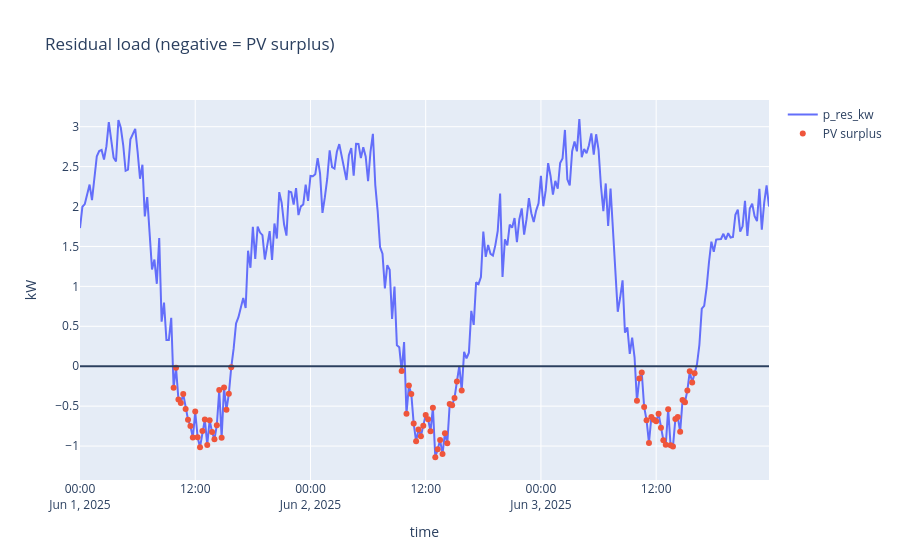

The notebook cell this image was saved under:
### Markdown cell above
## Exercises

<div class="alert alert-block alert-info">

**TASK 17** — Residual load and PV surplus 

1. Create the residual load:
   \[
   p_{res} = p_{load} - p_{pv}
   \]
2. Filter all timestamps with **PV surplus** (`p_res < 0`).
3. Visualize a short time window and mark the surplus points.

</div>

### Code cell
## Solution
# === TASK 17 ===
# 1) Residual load
df["p_res_kw"] = df["p_load_kw"] - df["p_pv_kw"]

# 2) PV surplus moments (residual load < 0)
df_pv_surplus = df[df["p_res_kw"] < 0]

print("Number of PV surplus timesteps:", len(df_pv_surplus))

# 3) Plot a short window and highlight surplus points
window = df.loc["2025-06-01":"2025-06-03"].copy().reset_index()
surplus_window = window[window["p_res_kw"] < 0]

fig = go.Figure()
fig.add_trace(go.Scatter(x=window["index"], y=window["p_res_kw"], mode="lines", name="p_res_kw"))
fig.add_trace(go.Scatter(x=surplus_window["index"], y=surplus_window["p_res_kw"], mode="markers", name="PV surplus"))
fig.add_hline(y=0)
fig.update_layout(title="Residual load (negative = PV surplus)", xaxis_title="time", yaxis_title="kW")
fig.show()
